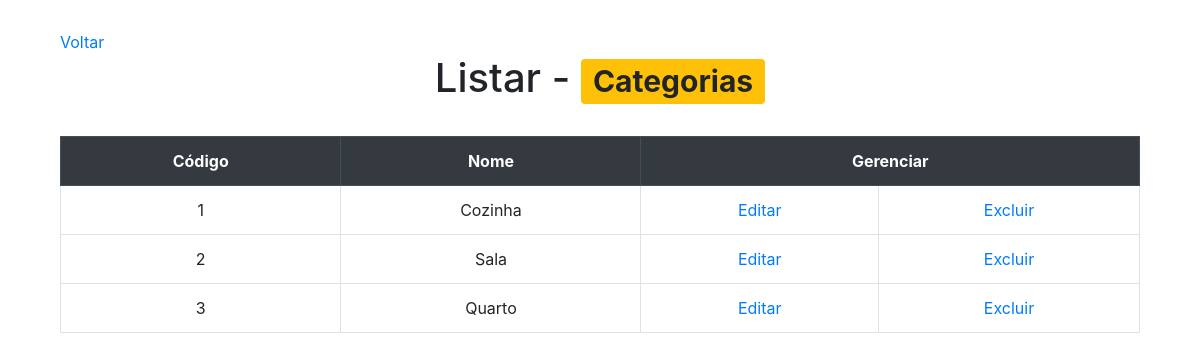
The app's page /ProjetoPHP/Administrador/Categorias/listar.php with its own data.
### tables this page shows
CREATE TABLE `categoria` (
  `id` int(11) NOT NULL,
  `nome` varchar(50) NOT NULL
);

### ProjetoPHP/Administrador/Categorias/listar.php (the view, shortened to what this page needs)
<!DOCTYPE html>
<html>
    <head>
        <link rel="stylesheet" href="https://stackpath.bootstrapcdn.com/bootstrap/4.5.0/css/bootstrap.min.css">
        <link rel="stylesheet" href="../../Css/style.css">
    </head>
    <body>
        <div class="container">
            <a href="../indexAdm.html">Voltar</a>
            <h1>Listar - <span class="badge badge-warning">Categorias</span></h1> <br>
            <table class="table table-hover table-bordered">
                <tr class="thead-dark">
                    <th>Código</th>
                    <th>Nome</th>
                    <th colspan="2">Gerenciar</th>
                </tr>
                <?php
                    $conexao = conectar();
                    $sql = "Select * from categoria order by id";
                    $resultado = $conexao -> query($sql);
                    foreach($resultado as $cat){
                        echo "<tr>";
                            echo "<td>" . $cat["id"] . "</td>";
                            echo "<td>" . $cat["nome"] . "</td>";
                            echo "<td>" . "<a href='editar.php?id=". $cat["id"]. "'>Editar</a>" . "</td>";
                            echo "<td>" . "<a href='excluir.php?id=" . $cat["id"] . "'>Excluir</a>" . "</td>";
                        echo "</tr>";
                    }
                ?>
            </table>
        </div>
    </body>
</html>

### ProjetoPHP/Css/style.css (style rules this page uses)
.container { padding: 2.5%; }
h1, tr, h3 { text-align: center; }

### records on screen
categoria: id "1", nome "Cozinha"
categoria: id "2", nome "Sala"
categoria: id "3", nome "Quarto"
